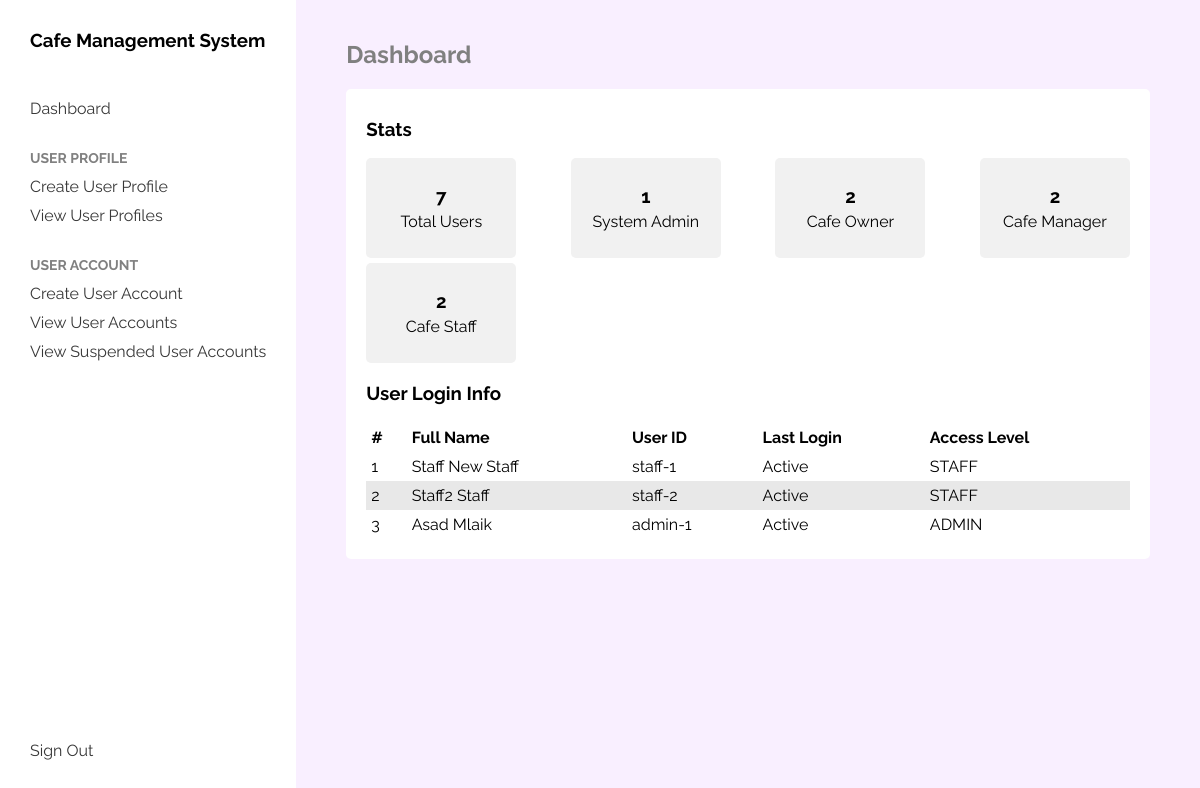
The page /admin/ (signed in) on the database its author committed.
### tables this page shows
CREATE TABLE user (
	id INTEGER NOT NULL, 
	first_name VARCHAR(30), 
	last_name VARCHAR(30), 
	"desc" TEXT, 
	phone VARCHAR(20), 
	user_id VARCHAR(30), 
	password VARCHAR(50), 
	user_type VARCHAR(10), 
	role VARCHAR(20), 
	account_status VARCHAR(10), job_title VARCHAR(255), 
	PRIMARY KEY (id)
);

### application/boundary/system_admin.py (the view)
@admin.route("/")
def dashboard():
    auth = GetAllLoginActivityController()
    userCounter = CountUserAccountController()
    login_info = auth.getLoginActivity()
    user_counts = {
        SYSTEM_ADMIN: 0,
        CAFE_STAFF: 0,
        CAFE_MANAGER: 0,
        CAFE_OWNER: 0,
        "TOTAL": 0
    }
    for user in userCounter.countUserAccount():
        user_counts[user[0]] = user[1]
        user_counts['TOTAL'] = user_counts['TOTAL'] + user[1]
    return render_template("system_admin/dashboard.html"
                           , login_info=login_info
                           , user_counts=user_counts)

### application/boundary/system_admin.py (called while the page is built)
@admin.before_request
def check_user_validity():
    if 'user_id' not in session:
        return redirect(url_for("boundary.auth.login"))
    if session['user_type'] != SYSTEM_ADMIN:
        return abort(403)

### application/control/AuthenticationController.py (called while the page is built)
    def getLoginActivity(self):
        return logged_in_users

### application/control/UserAccountController.py (called while the page is built)
    def countUserAccount(self):
        return self.entity.countUsers()

### application/entity/UserAccountEntity.py (called while the page is built)
    def countUsers(self):
        query = "SELECT user_type, count(id) from user group by user_type"
        return self.cursor.execute(query)

### application/boundary/templates/system_admin/dashboard.html (shortened to what this page needs)
{% extends "system_admin/base.html" %}
{% set title = "Dashboard" %}
{% block content %}
    <div>
        <h3>Stats</h3>
        <div class="stats">
            <div class="box">
                <h3>{{ user_counts['TOTAL'] }}</h3>
                <span>Total Users</span>
            </div>
            <div class="box">
                <h3>{{ user_counts['ADMIN'] }}</h3>
                <span>System Admin</span>
            </div>
            <div class="box">
                <h3>{{ user_counts['OWNER'] }}</h3>
                <span>Cafe Owner</span>
            </div>
            <div class="box">
                <h3>{{ user_counts['MANAGER'] }}</h3>
                <span>Cafe Manager</span>
            </div>
            <div class="box">
                <h3>{{ user_counts['STAFF'] }}</h3>
                <span>Cafe Staff</span>
            </div>
        </div>
        <h3>User Login Info</h3>
        <table cellspacing="0" cellpadding="5">
            <thead>
                <th>#</th>
                <th>Full Name</th>
                <th>User ID</th>
                <th>Last Login</th>
                <th>Access Level</th>
            </thead>
            <tbody>
                {% for _, user in login_info.items() %}
                    <tr>
                        <td>{{ loop.index }}</td>
                        <td>{{ user['full_name'] }}</td>
                        <td>{{ user['user_id'] }}</td>
                        <td>{{ user['last_login'] }}</td>
                        <td>{{ user['user_type'] }}</td>
                    </tr>
                {% endfor %}
            </tbody>
        </table>
    </div>
{% endblock content %}

### application/boundary/assets/base.css (style rules this page uses)
* { font-family: 'Raleway', sans-serif; box-sizing: border-box; }
body { margin: 0; }

### application/boundary/templates/system_admin/dashboard.html (style rules this page uses)
.stats { display: flex; justify-content: space-between; flex-wrap: wrap; gap: 5px; }
.box { background-color: #f1f1f1; border-radius: 5px; text-align: center; width: 150px; height: 100px; display: flex; flex-direction: column; justify-content: center; }
.box h3 { margin: 0 0 5px; }
table { width: 100%; text-align: left; }
tr:nth-child(even) { background-color: #e8e8e8; }

### rows shown on the page
user: full_name "Staff New Staff", user_id "staff-1", last_login "Active", user_type "STAFF"
user: full_name "Staff2 Staff", user_id "staff-2", last_login "Active", user_type "STAFF"
user: full_name "Asad Mlaik", user_id "admin-1", last_login "Active", user_type "ADMIN"

### other values the page prints
{{ title }} "Dashboard"
{{ user_counts['TOTAL'] }} "7"
{{ user_counts['ADMIN'] }} "1"
{{ user_counts['OWNER'] }} "2"
{{ user_counts['MANAGER'] }} "2"
{{ user_counts['STAFF'] }} "2"
